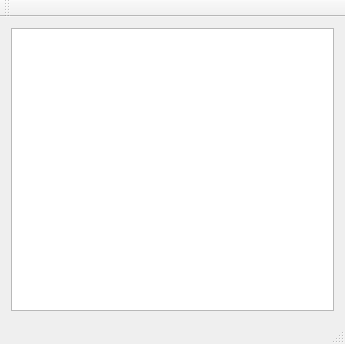
<?xml version="1.0" encoding="UTF-8"?>
<ui version="4.0">
 <class>MainWindow</class>
 <widget class="QMainWindow" name="MainWindow">
  <property name="geometry">
   <rect>
    <x>0</x>
    <y>0</y>
    <width>345</width>
    <height>344</height>
   </rect>
  </property>
  <property name="windowTitle">
   <string>MainWindow</string>
  </property>
  <widget class="QWidget" name="centralWidget">
   <layout class="QGridLayout" name="gridLayout">
    <item row="0" column="0">
     <widget class="QListWidget" name="projectsList"/>
    </item>
   </layout>
  </widget>
  <widget class="QMenuBar" name="menuBar">
   <property name="geometry">
    <rect>
     <x>0</x>
     <y>0</y>
     <width>345</width>
     <height>21</height>
    </rect>
   </property>
  </widget>
  <widget class="QToolBar" name="mainToolBar">
   <attribute name="toolBarArea">
    <enum>TopToolBarArea</enum>
   </attribute>
   <attribute name="toolBarBreak">
    <bool>false</bool>
   </attribute>
  </widget>
  <widget class="QStatusBar" name="statusBar"/>
 </widget>
 <layoutdefault spacing="6" margin="11"/>
 <resources/>
 <connections/>
</ui>
